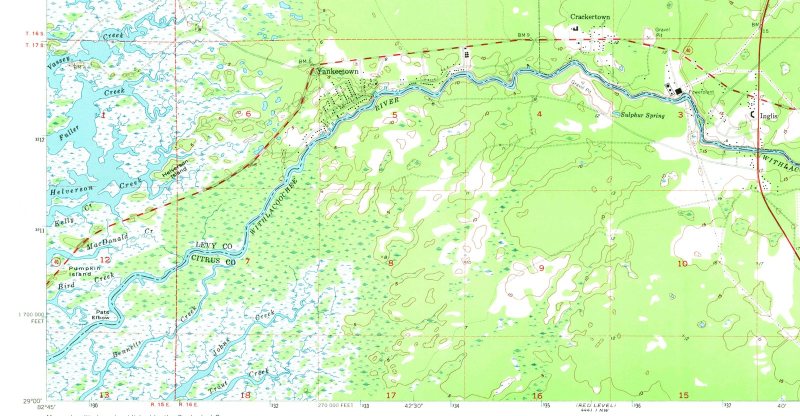
#> input picture assets/plates/topo1955.jpg, 1600 x 832 px (shown at 1/2 size)
$ python make-cover.py
#> lines starting #> are read from the running program, lines starting #| are printed output that depends on the picture
"""itch/cover-630x500.png from the USGS Yankeetown quadrangle of 1955 (public domain): the end of State Road 40."""
from pathlib import Path
from PIL import Image, ImageDraw, ImageFont, ImageOps
ROOT = Path(__file__).resolve().parent.parent
im = Image.open(ROOT / "assets" / "plates" / "topo1955.jpg").convert("RGB")
#> im is the input picture: PIL image 1600x832 RGB; mean R, G, B 211.6, 244.8, 192.4
im = im.crop((0, 0, 1000, 800))
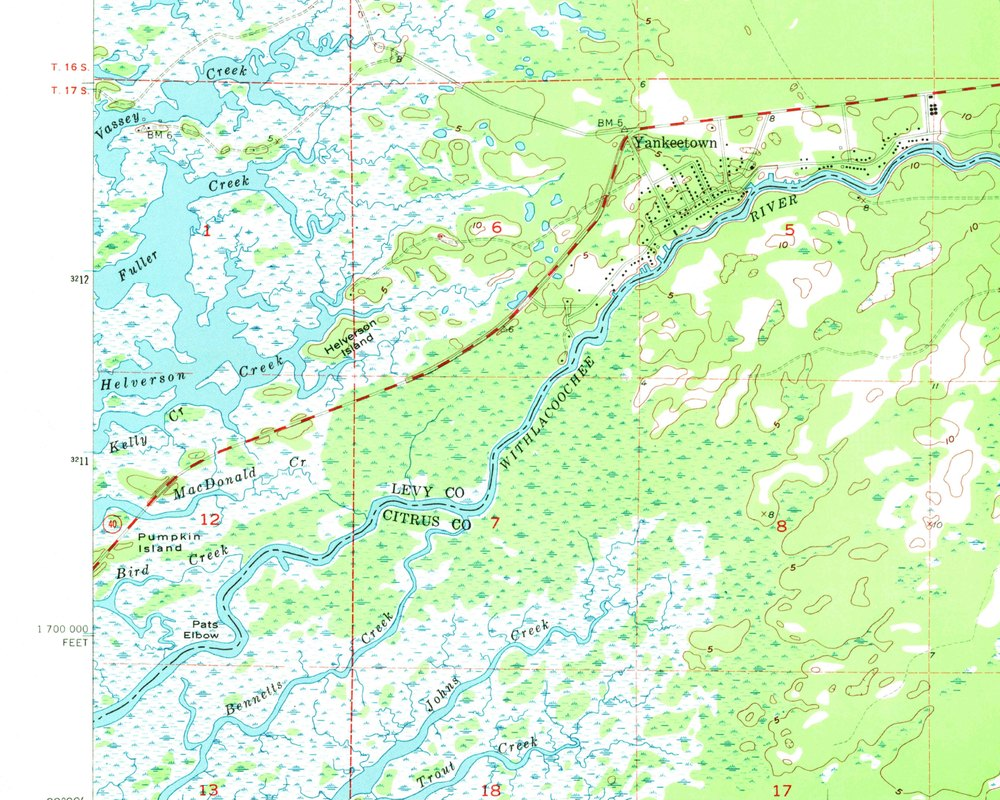
#> im: PIL image 1000x800 RGB; mean R, G, B 213.5, 243.8, 204.1
im = ImageOps.fit(im, (630, 500), Image.LANCZOS, centering=(0.3, 0.4))
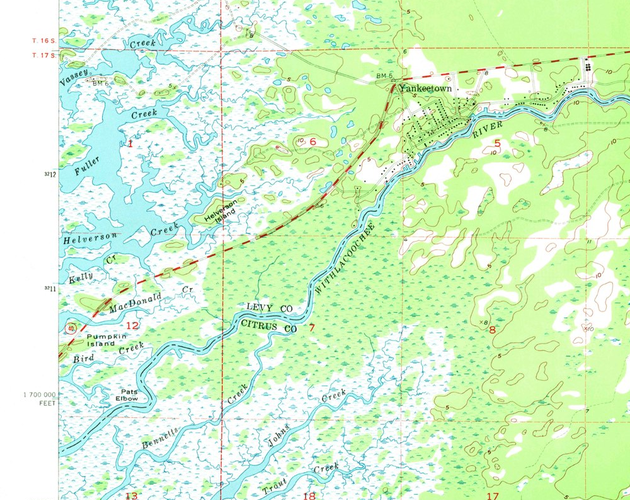
#> im: PIL image 630x500 RGB; mean R, G, B 213.4, 243.5, 203.9
d = ImageDraw.Draw(im, "RGBA")
d.rectangle((0, 350, 630, 500), fill=(18, 52, 58, 236))
serif = lambda s: ImageFont.truetype("C:/Windows/Fonts/georgia.ttf", s)
d.text((26, 360), "End of the Road", font=serif(46), fill=(246, 244, 236))
d.text((28, 422), "Yankeetown, Florida, and the film company · summer 1961", font=serif(18), fill=(190, 230, 232))
d.text((28, 452), "Free · you are the town · the record and local memories", font=serif(15), fill=(170, 196, 198))
im.save(ROOT / "itch" / "cover-630x500.png")
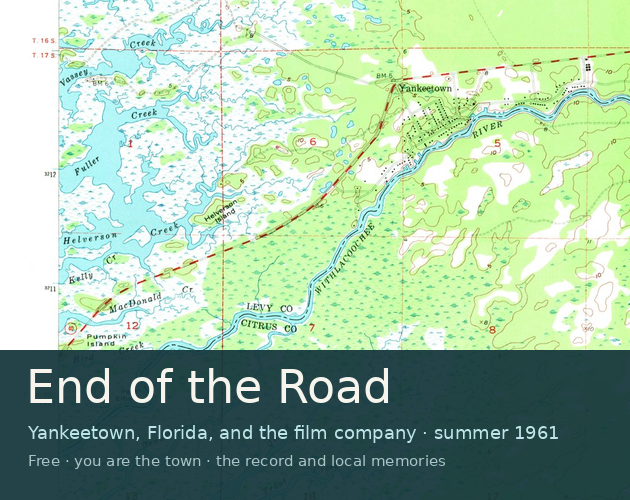
#> saved as cover-630x500.png: PIL image 630x500 RGB; mean R, G, B 162.1, 193.5, 164.8
print("cover-630x500.png")
